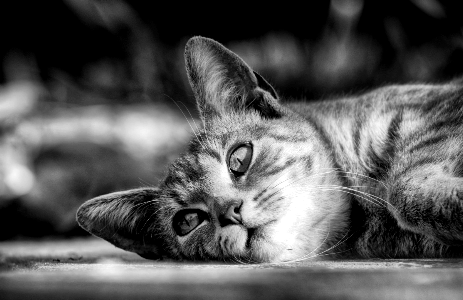
%> input picture HW1/data/cat2_gray.png, 463 x 300 px
$ octave part2.m   (GNU Octave 9; MATLAB toolbox functions it lacks are replaced by stand-ins)
%> lines starting %> are read from the running program, lines starting %| are printed output that depends on the picture; in (x1, y1, x2, y2) boxes, pixels count from 0 and x2, y2 are one past the last pixel; in counts of white or black regions, pixels touching at a corner belong together; the program's own positions count from 1
%% clear
clear all;
close all;
clc;

%% initialization
img = imread('data/cat2_gray.png');
%> img is the input picture: size 300x463 uint8; min 0, max 255, mean 87.9

figure, imshow(img);
title('original');

origin = imread('data/cat2_gray.png');

size = size(origin);
%> size = [300 463]
noise = zeros(size);
avg = zeros(size);
error = zeros(size);


%% 1. noise dithering
ran = unidrnd(256) - 1; % random a num between 0~255

for i=1:size(1)
     for j=1:size(2)
       if origin(i,j) <= ran
           noise(i,j) = 0; % black
       else
           noise(i,j) = 1; % white
       end

     end
end
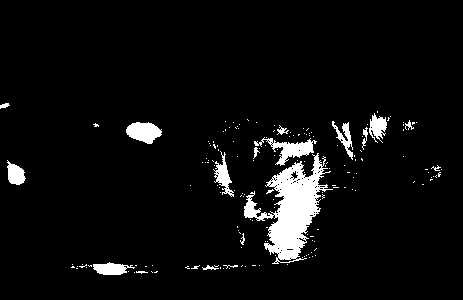
%> noise: size 300x463 double; values 0 (black) and 1 (white), 5.3% white; 171 white regions (153 under 20 px), largest, box (x1, y1, x2, y2) and area: (244, 153, 333, 264) 3906, (254, 137, 317, 166) 622, (126, 122, 162, 144) 544

noise_uint = im2uint8(noise);
figure, imshow(noise_uint);
title('noise dithering');

%% 2. average dithering

total = sum(origin(:));
%> total = 12213647
average = total / (size(1) * size(2));
%> average = 87.93
floor = floor(average);
%> floor = 87
for i=1:size(1)
     for j=1:size(2)
       if origin(i,j) > floor
           avg(i,j) = 1; % white
       else
           avg(i,j) = 0; % black
       end
     end
end
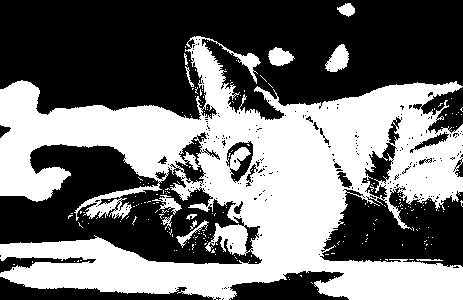
%> avg: size 300x463 double; values 0 (black) and 1 (white), 44.7% white; 228 white regions (216 under 20 px), largest, box (x1, y1, x2, y2) and area: (0, 36, 463, 300) 60128, (325, 44, 349, 72) 421, (268, 47, 295, 66) 337

avg_uint = im2uint8(avg);
figure, imshow(avg_uint);
title('average dithering');

%% 3. error diffusion dithering
for i=1:size(1)
     for j=1:size(2)

       if origin(i,j) >= 128
           e = origin(i,j) - 255;
       else
           e = origin(i,j);
       end

       % p(x+1,y) = p(x+1,y) + 7e/16
       if j < size(2)
           origin(i,j+1) = origin(i,j+1) + ((7/16)*e);
       end
       % p(x-1,y+1) = p(x-1,y+1) + 3e/16
       if i < size(1) && j > 1
           origin(i+1, j-1) = origin(i+1, j-1) + ((3/16)*e);
       end
       % p(x,y+1) = p(x,y+1) + 5e/16
       if i < size(1)
           origin(i+1,j) = origin(i+1, j) + ((5/16)*e);
       end
       % p(x+1,y+1) = p(x+1,y+1) + 1e/16
       if i < size(1) && j < size(2)
           origin(i+1,j+1) = origin(i+1,j+1) + ((1/16)*e);
       end
     end
end
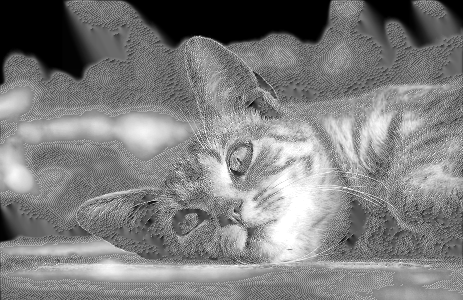
%> origin: size 300x463 uint8; min 0, max 255, mean 126.5
%> after the loop, e = 0

for i=1:size(1)
     for j=1:size(2)
         if origin(i,j) < 128
             error(i,j) = 0;
         else
             error(i,j) = 1;
         end
     end
end
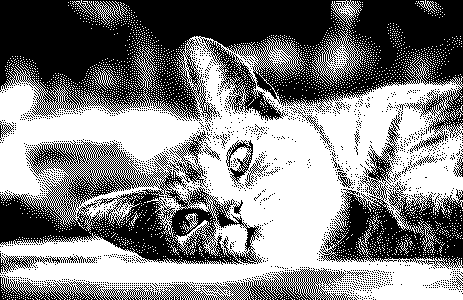
%> error: size 300x463 double; values 0 (black) and 1 (white), 51.5% white; 1996 black regions (1976 under 20 px), largest, box (x1, y1, x2, y2) and area: (0, 0, 463, 153) 38850, (0, 140, 262, 265) 12794, (319, 111, 463, 269) 7379

error_uint=im2uint8(error);
figure, imshow(error_uint);
title('error diffusion dithering');
